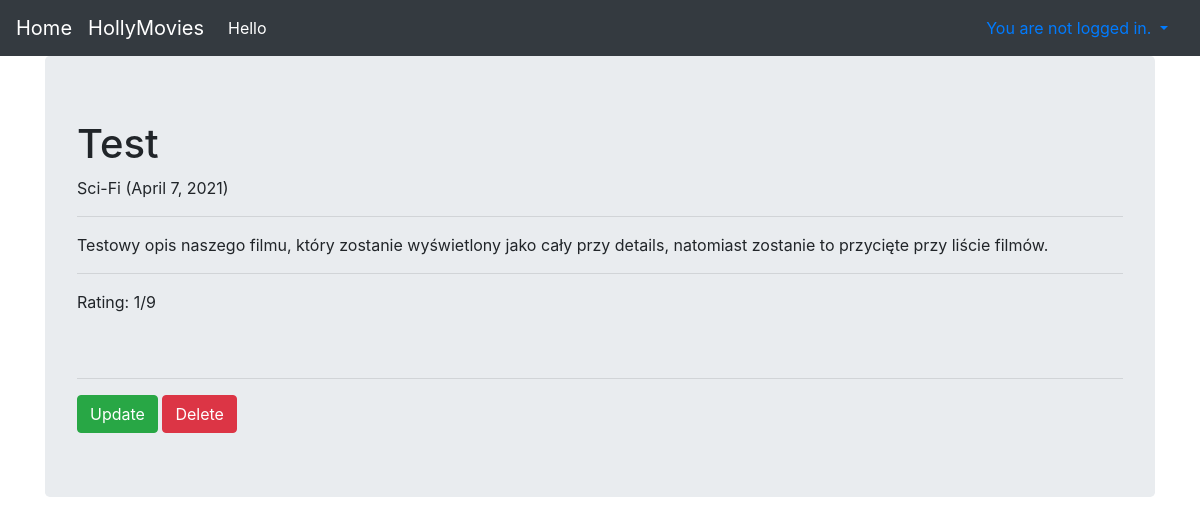
Page /viewer/movie/35/ on the earlier database version.
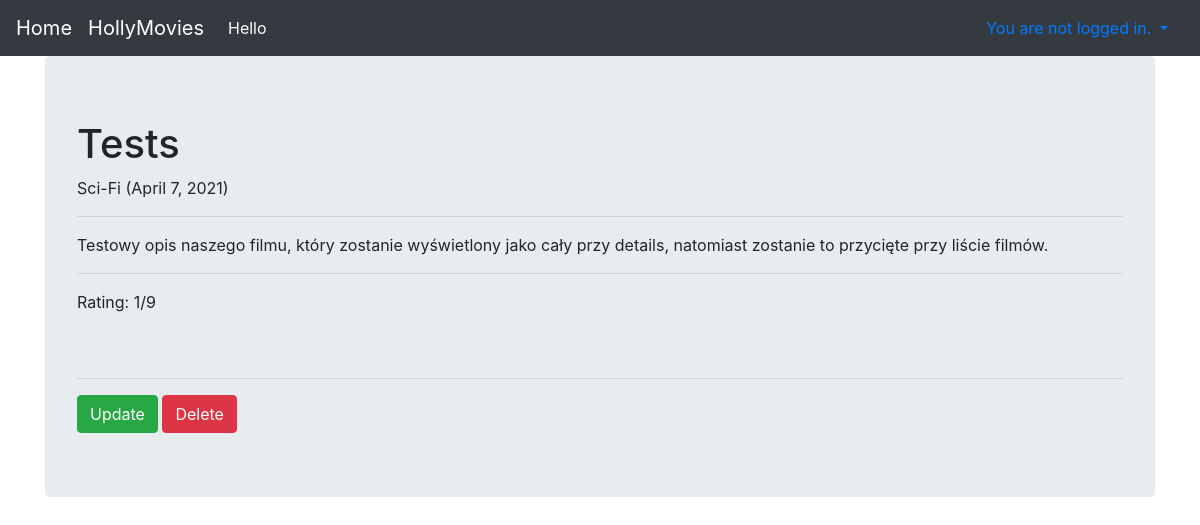
Same page on the later database version.
### viewer/models.py (models this page shows, shortened)
class Movie(Model):
    title = CharField(max_length=170)
    genre = ForeignKey(Genre, on_delete=DO_NOTHING)
    rating = IntegerField()
    released = DateField()
    description = TextField()
    image = ImageField(null=True, blank=True,
                       upload_to=get_upload_path,
                       validators=[
                           FileExtensionValidator(
                               allowed_extensions=['bmp', 'jpg', 'jpeg', 'jpe', 'gif', 'tif', 'tiff', 'png']
                           )]
                       )
    created = DateTimeField(auto_now_add=True)

class Genre(Model):
    name = CharField(max_length=128)

### viewer/views.py (the view)
# urls.py: path('movie/<int:pk>/', MovieDetailsView.as_view(), name="movie_details"),
class MovieDetailsView(DetailView):
    template_name = 'detail.html'
    model = Movie
    extra_context = {'lista': ['A', 'B', 'C', 'D', 'E', 'F', 'G', 'H']}

### viewer/templates/detail.html (shortened to what this page needs)
{% extends "base.html" %}
{% block content %}
{% autoescape on %}
<h1>{{ object.title }}</h1>
{{ object.genre.name }} ({{ object.released }})<br>
<hr>
{{ object.description | linebreaksbr }}
<hr>
Rating: {{ object.rating }}/9 <br>
<br>
<br>
{% endautoescape %}
<hr>
<a href="{% url 'viewer:movie_update' object.id %}" class="btn btn-success">Update</a>
<a href="{% url 'viewer:movie_delete' object.id %}" class="btn btn-danger">Delete</a>
{% endblock %}

Differences in the rows shown:
changed Movie "Sci-Fi": title "Test" → "Tests"
